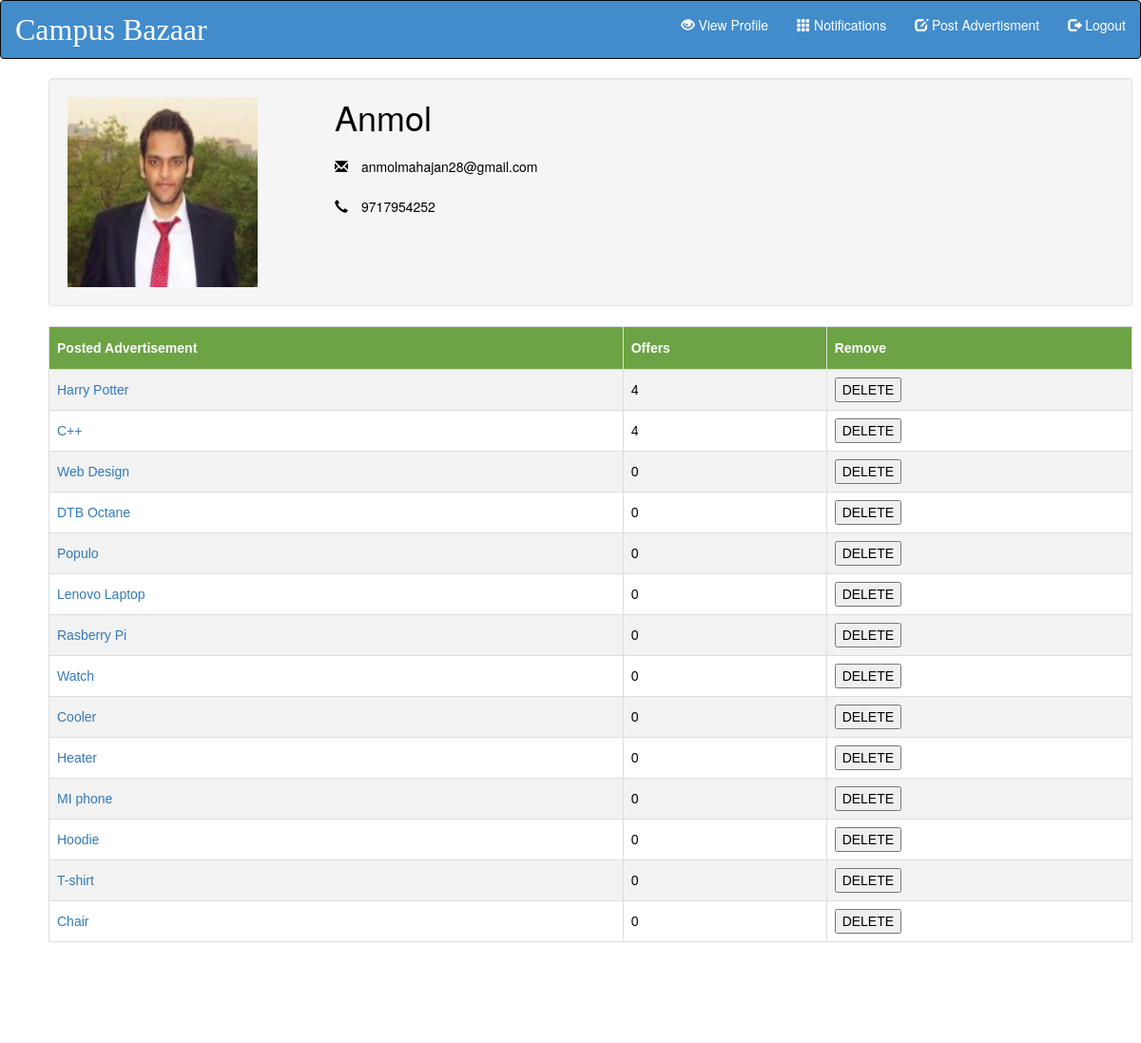
The app's page /app/userprofile/ (signed in) with its own data.
### app/models.py (models this page shows, shortened)
class Profile(models.Model):
	user = models.OneToOneField(User,on_delete=models.DO_NOTHING)
	username=models.CharField(max_length=100)
	name = models.CharField(max_length=100)
	phone=models.IntegerField()
	email=models.CharField(max_length=100,default='xyz@gmail.com')
	image = models.ImageField(upload_to = 'pic_folder/', default = 'pic_folder/user.png')
	followed_tags=models.ManyToManyField(Tag)
	admin=models.BooleanField(default=False)

class Advertisement(models.Model):
	user = models.ForeignKey(Profile,on_delete=models.DO_NOTHING)
	image = models.ImageField(upload_to = 'ad_pic/', default = 'ad_pic/bat.png')
	title = models.CharField(max_length = 200)
	description = models.CharField(max_length = 500)
	tags=models.ManyToManyField(Tag)
	price = models.FloatField(default=0.0)
	timestamp = models.DateTimeField(auto_now_add=True)
	status=models.IntegerField(default=-1)
	def __str__(self):
		return str(self.id)

### app/views.py (the view)
@csrf_exempt
@login_required(login_url='/app/')
def userProfile(request):
	assert(request.method == 'GET')
	profile = Profile.objects.filter(user=request.user)[0]
	Ads =  list(Advertisement.objects.filter(user=profile))
	ads=[]
	for ad in Ads:
		co=list(CounterOffer.objects.filter(ad_id=ad))
		ad_stat={}
		ad_stat['offer_count']=len(co)
		ad_stat['ad']=ad
		ads.append(ad_stat)
	mybids=mybidlist(profile)
	return render(request, 'userprofile.html', {'profile':profile,'ads':ads,'media_url': MEDIA_URL,'mybids':mybids})

### app/views.py (called while the page is built)
def mybidlist(profile):
	bids=list(CounterOffer.objects.filter(user_id=profile))
	bid_stat=[]
	for bid in bids:
		stat={}
		stat['ad']=bid.ad_id
		stat['bid']=bid
		bid_stat.append(stat)
	return bid_stat

### templates/userprofile.html (shortened to what this page needs)
{% extends 'theme.html' %}
{% load static %}
{% load bootstrap3 %}
{% load crispy_forms_tags %}
{% load crispy_forms_field %}
{% block head %}
<link href="//netdna.bootstrapcdn.com/bootstrap/3.0.0/css/bootstrap.min.css" rel="stylesheet" id="bootstrap-css">
{% endblock %}
{% block body %}
<div class="container">
<div class="row">
    <div class="col-sm-12">
        <div class="well well-md">
            <div class="row" id ="profilebox">
                <div class="col-sm-6 " id="profileimage">
                    <img src={{media_url}}{{profile.image}} width="200" height="200"/>
                </div>
                <div class="col-sm-6" id="profiledetails">
                    <h1 id="profilename">{{profile.name}}</h1>
                    <br>
                    <p><i class="glyphicon glyphicon-envelope">&nbsp</i>{{profile.email}}<p>
                    <br>
                    <p> <i class="glyphicon glyphicon-earphone">&nbsp</i>{{profile.phone}}</p>
                </div>
            </div>
        </div>
    </div>
</div>
        <table id="table1" style="width:100%">
          <tr>
            <th>Posted Advertisement</th>
            <th>Offers</th>
            <th>Remove</th>
          </tr>
          {% for ad in ads %}
            <tr>
                    <td>
                    <form action="{% url 'bidListURL' %}" method="GET">
                            <a href="#" onclick="this.parentNode.submit()">{{ad.ad.title}}</a>
                    </form>
                    </td>
                    <td>{{ad.offer_count}}</td>
                    <td>
                    <form action="{% url 'deleteAdURL' %}" method="POST">
                            <button onclick="this.parentNode.submit()">
                                DELETE
                            </button>
                    </form>
                    </td>
            </tr>
          {% endfor %}
        </table>
        <br>
        <br>
        <table id="table2" style="width:100%">
          <tr>
            <th>Bided Advertisement</th>
            <th>Offer</th>
            <th>Remove</th>
          </tr>
        </table>
</div>
{% endblock %}

### templates/userprofile.html (style rules this page uses)
#profilebox { display: flex; height: 200px; width: 100%; }
#profiledetails { height: 100%; }
#profileimage { height: 280px; width: 280px; overflow: hidden; }
p { color: black; margin: 1px; }
h1,h2,h3 { color: black; margin: 1px; }
table, th, td { border: 1px solid black; color: black; }
#table1 { font-family: "Trebuchet MS", Arial, Helvetica, sans-serif; border-collapse: collapse; width: 100%; }
#table1 td, #table1 th { border: 1px solid #ddd; padding: 8px; }
#table1 tr:nth-child(even) { background-color: #f2f2f2; }
#table1 th { padding-top: 12px; padding-bottom: 12px; text-align: left; background-color: #6CA344; color: white; }
#table2 { font-family: "Trebuchet MS", Arial, Helvetica, sans-serif; border-collapse: collapse; width: 100%; }
#table2 td, #table2 th { border: 1px solid #ddd; padding: 8px; }
#table2 th { padding-top: 12px; padding-bottom: 12px; text-align: left; background-color: #6CA344; color: white; }

### records on screen
Profile: image (picture), name "Anmol", email "anmolmahajan28@gmail.com", phone "9717954252"
Advertisement: ad "Harry Potter", offer_count "4"
Advertisement: ad "C++", offer_count "4"
Advertisement: ad "Web Design", offer_count "0"
Advertisement: ad "DTB Octane", offer_count "0"
Advertisement: ad "Populo", offer_count "0"
Advertisement: ad "Lenovo Laptop", offer_count "0"
Advertisement: ad "Rasberry Pi", offer_count "0"
Advertisement: ad "Watch", offer_count "0"
Advertisement: ad "Cooler", offer_count "0"
Advertisement: ad "Heater", offer_count "0"
Advertisement: ad "MI phone", offer_count "0"
Advertisement: ad "Hoodie", offer_count "0"
Advertisement: ad "T-shirt", offer_count "0"
Advertisement: ad "Chair", offer_count "0"
